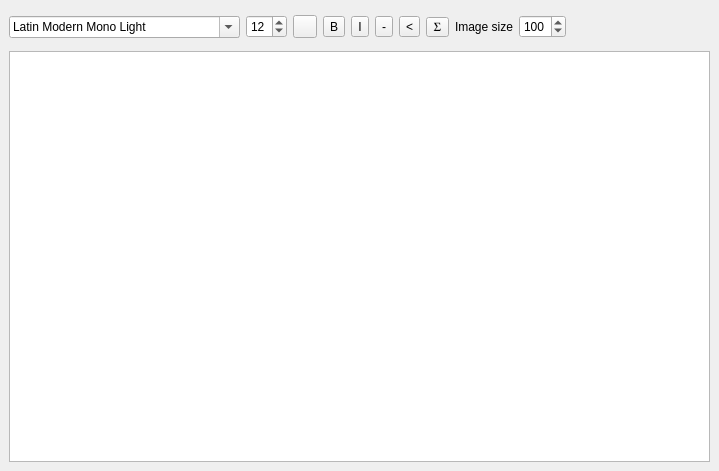
<ui version="4.0" >
 <class>TextEditor</class>
 <widget class="QWidget" name="TextEditor" >
  <property name="geometry" >
   <rect>
    <x>0</x>
    <y>0</y>
    <width>719</width>
    <height>471</height>
   </rect>
  </property>
  <property name="windowTitle" >
   <string>Form</string>
  </property>
  <layout class="QVBoxLayout" >
   <property name="margin" >
    <number>9</number>
   </property>
   <property name="spacing" >
    <number>6</number>
   </property>
   <item>
    <layout class="QHBoxLayout" >
     <property name="margin" >
      <number>0</number>
     </property>
     <property name="spacing" >
      <number>6</number>
     </property>
     <item>
      <widget class="QFontComboBox" name="fontComboBox" >
       <property name="toolTip" >
        <string>Set the Font Family</string>
       </property>
       <property name="currentIndex" >
        <number>40</number>
       </property>
      </widget>
     </item>
     <item>
      <widget class="QSpinBox" name="fontSizeSpinBox" >
       <property name="toolTip" >
        <string>Set the font size</string>
       </property>
       <property name="value" >
        <number>12</number>
       </property>
      </widget>
     </item>
     <item>
      <widget class="QToolButton" name="colorButton" >
       <property name="text" >
        <string/>
       </property>
      </widget>
     </item>
     <item>
      <widget class="QToolButton" name="boldButton" >
       <property name="font" >
        <font>
         <weight>50</weight>
         <bold>false</bold>
        </font>
       </property>
       <property name="toolTip" >
        <string>Toggle Bold Characters</string>
       </property>
       <property name="text" >
        <string>B</string>
       </property>
       <property name="checkable" >
        <bool>false</bool>
       </property>
      </widget>
     </item>
     <item>
      <widget class="QToolButton" name="italicButton" >
       <property name="toolTip" >
        <string>Toggle Italic Characters</string>
       </property>
       <property name="text" >
        <string>I</string>
       </property>
       <property name="checkable" >
        <bool>false</bool>
       </property>
      </widget>
     </item>
     <item>
      <widget class="QToolButton" name="scriptButton" >
       <property name="toolTip" >
        <string>Set Superscript</string>
       </property>
       <property name="text" >
        <string>-</string>
       </property>
       <property name="checkable" >
        <bool>false</bool>
       </property>
      </widget>
     </item>
     <item>
      <widget class="QToolButton" name="halButton" >
       <property name="text" >
        <string>&lt;</string>
       </property>
      </widget>
     </item>
     <item>
      <widget class="QToolButton" name="specialCButton" >
       <property name="font" >
        <font>
         <family>Standard Symbols L</family>
        </font>
       </property>
       <property name="toolTip" >
        <string>Choose Special Character</string>
       </property>
       <property name="text" >
        <string>S</string>
       </property>
      </widget>
     </item>
     <item>
      <widget class="QLabel" name="imageSizeLabel" >
       <property name="text" >
        <string>Image size</string>
       </property>
      </widget>
     </item>
     <item>
      <widget class="QSpinBox" name="imageSizeSpinBox" >
       <property name="maximum" >
        <number>200</number>
       </property>
       <property name="minimum" >
        <number>10</number>
       </property>
       <property name="value" >
        <number>100</number>
       </property>
      </widget>
     </item>
     <item>
      <spacer>
       <property name="orientation" >
        <enum>Qt::Horizontal</enum>
       </property>
       <property name="sizeHint" >
        <size>
         <width>31</width>
         <height>36</height>
        </size>
       </property>
      </spacer>
     </item>
    </layout>
   </item>
   <item>
    <widget class="QTextBrowser" name="textEdit" >
     <property name="readOnly" >
      <bool>false</bool>
     </property>
     <property name="openExternalLinks" >
      <bool>true</bool>
     </property>
    </widget>
   </item>
  </layout>
 </widget>
 <resources/>
 <connections/>
</ui>
